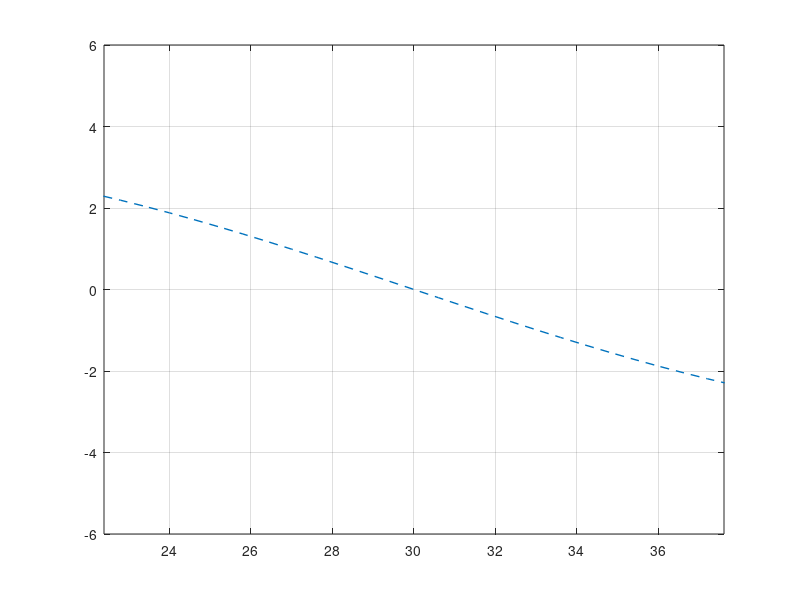
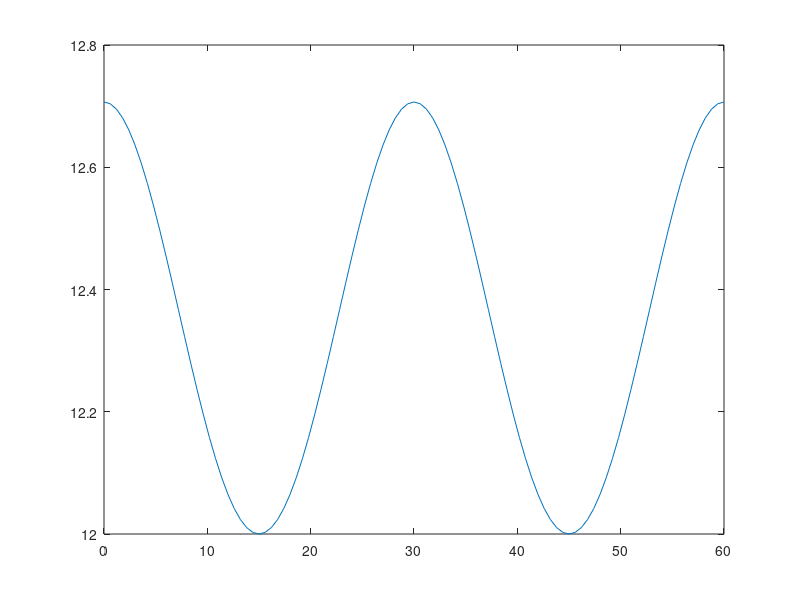

Recreate these plots in MATLAB, in order.

dt = 0.05; %time step (sec)
T = 5; 
v_x = 12; %m/s
dx = v_x*dt;
x_f_s = T*v_x;
x_r_s = 0:dx:x_f_s;
y_r_s = zeros(1,length(x_r_s));


%% Generate a straight trajectory
% U_ref = zeros(2,101);
% X_ref = [x_r_s; y_r_s;zeros(1,101);v_x*ones(1,101)];
% figure(1);
% plot(x_r_s, y_r_s, '*', 'Linewidth', 1);
% savefile = 'ref_traj_1.mat';
% save(savefile, 'U_ref', 'X_ref');
%% Generate sinusoidal trajectory 
x_f = T*v_x;
x_r = 0:dx:x_f;
y_r = 3.2*sin(x_r*(2*pi/(v_x*T)));
psi_r = 3.2*(2*pi/(v_x*T))*cos(x_r*(2*pi/(v_x*T)));
u_r = v_x ./ cos(psi_r);
U_ref = [zeros(1,101);zeros(1, 101)];
X_ref = [x_r;y_r;psi_r;u_r];
savefile = 'ref_traj_2.mat';
save(savefile, 'U_ref', 'X_ref');
figure(2);
plot(x_r, y_r, '--', 'Linewidth', 1);
ylim([-6, 6]);
grid on;
axis equal
figure(3);
plot(x_r, u_r);